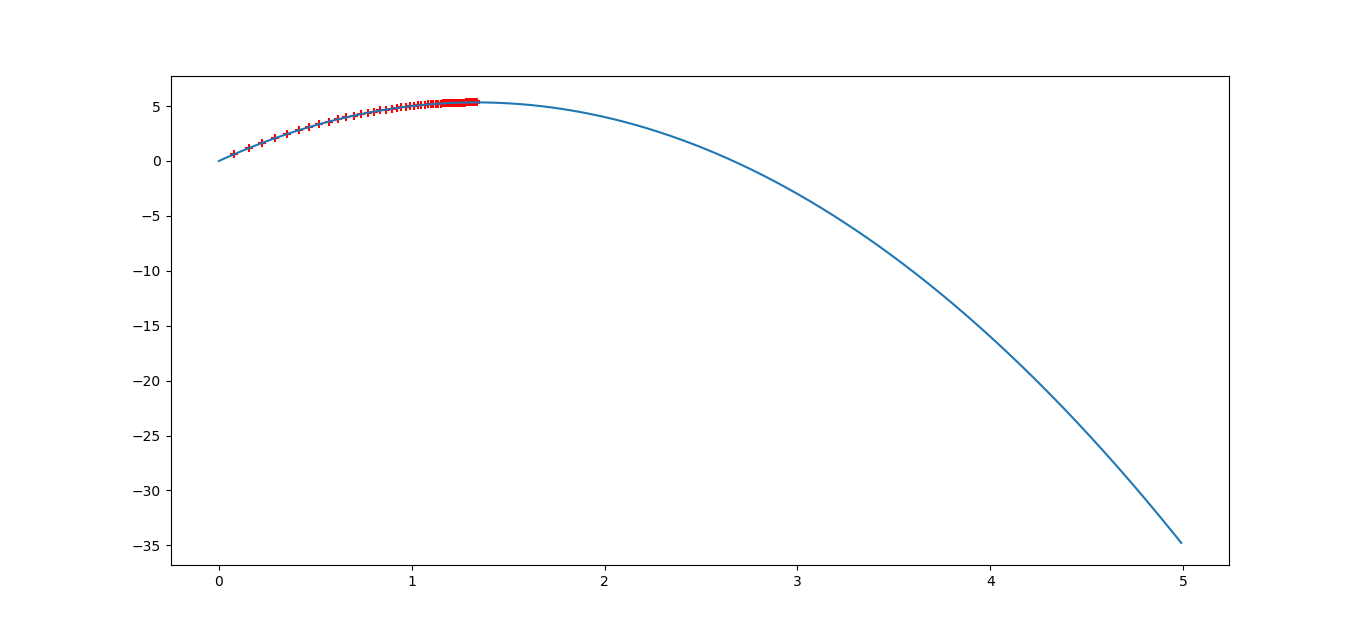

This figure's Python source:
import numpy as np
import matplotlib.pyplot as plt 
x = np.arange(0,5,0.01)
y = -3*x**2+8*x
plt.figure(1)
plt.plot(x,y)

def Gradient_As():
	#求导函数，根据不同函数可以写出不同的求导函数
	def derivation(x_old):
		return -6*x_old+8
	#设定初始值、步长、精度
	x_old=-2
	x_new=0
	alpha=0.01
	presision=0.00000001
	#爬坡
	while abs(x_new-x_old)>presision:
		x_old=x_new
		x_new=x_old+alpha*derivation(x_old)
		plt.figure(1)
		plt.scatter(x_new,-3*x_new**2+8*x_new,color='r',marker='+')
	plt.show()
	print(x_new)
	
Gradient_As()
